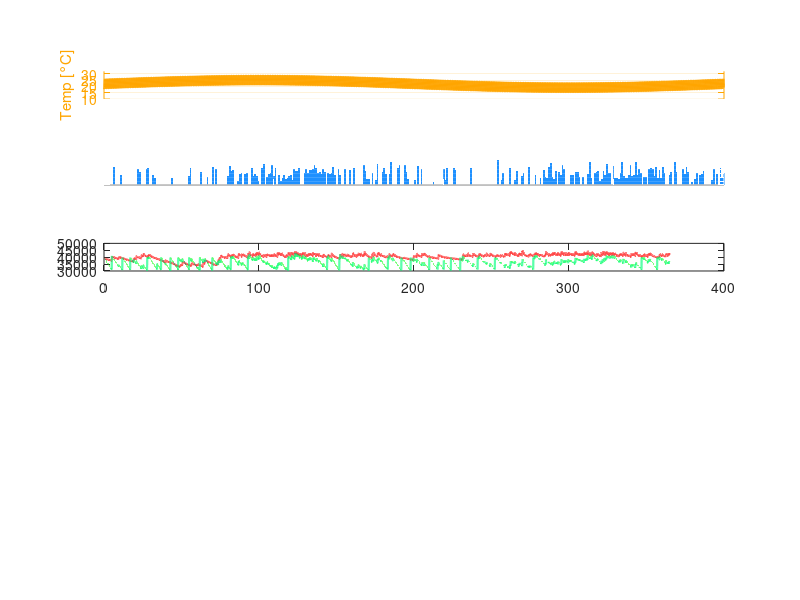

Reproduce this figure in MATLAB. (Note: this script raises an error after producing the figure.)
%% HYBRID IRRIGATION SIMULATION - LA MESA (by Sergio Andres Castro Acuna | github: scastroac@unal.edu.co)
clear; clc; close all;

%% 1. PARAMETERS (Site-Specific & Agronomic limits from LaTeX)
A_roof  = 195;       % [m^2]
A_soil  = 440;       % [m^2]
V_max   = 10000;     % [L]
V_min   = 1000;      % [L] Minimum volume for cavitation protection

% Shallow Clay-Loam Soil Properties (Class IV - 25cm depth)
H_sat   = 50600;     % [L] Saturation capacity
H_cc    = 39600;     % [L] Field capacity
H_min   = 31000;     % [L] 50% MAD threshold
H_pmp   = 22000;     % [L] Permanent Wilting Point
D_max   = 14.7;      % [L/min] Saturated drainage rate
gamma   = 2;         % [-] Drainage exponent
f_max   = 0.70;      % [-] Maximum infiltration factor

% Actuators & Evapotranspiration
Q_max   = 60;        % [L/min] Pump capacity
tau     = 2;         % [min] Upscaled actuator inertia
Ce      = 0.9;       % [-] Roof runoff coefficient
ET0     = 1.2;       % [L/min] Base ET for 'pastos limpios'
k_T     = 0.03;      % [1/degC] Empirical thermal sensitivity

% Temperature & Economics
T_ref   = 22.0; T_mean = 22.0; A_annual = 3.0; A_daily = 4.0;
Cost_m3 = 2122;      % [COP/m^3] November 2025 dated Volumetric tariff

%% 2. TIME, CLIMATE & THERMODYNAMIC WDEL COUPLING
days = 365; dt = 1;
t = 1:dt:(days*1440); N = length(t); t_days = t / 1440;
hour_of_day = mod(t_days * 24, 24);

% Temperature Modeling (Diurnal wave with 8-hour phase shift)
T_year = 365 * 1440;
T_t = T_mean + A_annual*sin(2*pi*t/T_year) + A_daily*sin(2*pi*(t - 480)/1440);

% WDEL Thermodynamic Coupling with Strict Aerodynamic Bounds
eta_t = 0.85 - 0.015 * (T_t - 18);
eta_t = max(0.70, min(0.85, eta_t)); 

% Nocturnal Irrigation Window Boolean (18:00 to 06:00)
W_t = (hour_of_day >= 18) | (hour_of_day <= 6);

% Bimodal Stochastic Rainfall Generator (191 days, 1213 mm)
rng(42); % Fixed seed for reproducibility
Rain_mm = zeros(1, N);
days_with_rain = false(1, 365);
while sum(days_with_rain) < 191
    day = randi([1, 365]);
    prob = 0.1 + 0.9*exp(-0.5*((day-115)/30)^2) + 0.9*exp(-0.5*((day-300)/30)^2);
    if rand() < prob && ~days_with_rain(day)
        days_with_rain(day) = true;
        start_idx = (day-1)*1440 + randi([1, 1300]);
        duration = randi([40, 80]); 
        intensity = 0.03 + rand()*0.11; 
        Rain_mm(start_idx : start_idx+duration) = intensity;
    end
end
total_generated = sum(Rain_mm);
Rain_mm = Rain_mm * (1213 / total_generated); % Normalize to exact annual total

%% 3. INITIALIZATION (STATE VECTOR DEFINITION: x = [V_r, H, m]^T)
% Conservative cold start for rain tank, ideal initial state for soil
V_tank = zeros(1, N); V_tank(1) = V_min; 
H_soil = zeros(1, N); H_soil(1) = H_cc;
m_state = zeros(1, N); % Discrete memory state (Layer 2 Automaton)

H_baseline = zeros(1, N); H_baseline(1) = H_cc;

q_r = zeros(1, N); q_a = zeros(1, N);
Cost_Real = zeros(1, N); Cost_Baseline = zeros(1, N);

%% 4. SIMULATION LOOP 
timer_duration = 30; % Baseline operation duration [min]

for k = 1:N-1
    % --- EVAPOTRANSPIRATION DYNAMICS (FAO-56 derived) ---
    if H_soil(k) >= H_min, Ks = 1;
    elseif H_soil(k) > H_pmp, Ks = (H_soil(k) - H_pmp) / (H_min - H_pmp);
    else, Ks = 0; end
    ET_actual = ET0 * Ks * (1 + k_T*(T_t(k) - T_ref));
    
    if H_baseline(k) >= H_min, Ks_base = 1;
    elseif H_baseline(k) > H_pmp, Ks_base = (H_baseline(k) - H_pmp) / (H_min - H_pmp);
    else, Ks_base = 0; end
    ET_base_actual = ET0 * Ks_base * (1 + k_T*(T_t(k) - T_ref));
    
    % --- VARIABLE INFILTRATION DYNAMICS ---
    if H_soil(k) <= H_cc
        f_inf_actual = f_max;
    else
        f_inf_actual = f_max * max(0, 1 - (H_soil(k) - H_cc)/(H_sat - H_cc));
    end
    
    if H_baseline(k) <= H_cc
        f_inf_base_actual = f_max;
    else
        f_inf_base_actual = f_max * max(0, 1 - (H_baseline(k) - H_cc)/(H_sat - H_cc));
    end

    % --- HYBRID CONTROLLER (Hierarchical Layers) ---
    
    % Layer 2: Regulatory Control (Hybrid Automaton Jump Map for m(t))
    if k > 1
        m_state(k) = m_state(k-1); % Inherit previous state (m(t^+) = m(t) 'otherwise' condition)
    end
    
    % Evaluate transition logic (Eq. 13)
    if H_soil(k) <= H_min && W_t(k) == 1
        m_state(k) = 1;
    elseif H_soil(k) >= H_cc || W_t(k) == 0
        m_state(k) = 0;
    end
    
    % Layer 3: Rain-Priority Dispatch Logic (Eq. 14)
    u_r = 0; u_a = 0;
    if m_state(k) == 1
        if V_tank(k) > V_min
            u_r = 1; 
        else
            u_a = 1; 
        end
    end
    
    % Actuator Inertia (Eq. 9)
    q_r(k+1) = q_r(k) + (dt/tau)*(Q_max*u_r - q_r(k));
    q_a(k+1) = q_a(k) + (dt/tau)*(Q_max*u_a - q_a(k));
    
    % --- TANK DYNAMICS & EXACT LCP COMPLEMENTARITY ---
    inflow = Ce * A_roof * Rain_mm(k);
    % Layer 1: Strict Cavitation Protection enforcement
    pump_draw = q_r(k) * (V_tank(k) >= V_min); 
    
    % Exact calculation of unconstrained volume to compute theoretical overflow
    V_unbounded = V_tank(k) + (inflow - pump_draw) * dt;
    if V_unbounded > V_max
        overflow = (V_unbounded - V_max) / dt;
        V_tank(k+1) = V_max;
    else
        overflow = 0;
        V_tank(k+1) = max(0, V_unbounded); % Safeguard lower bound
    end
    
    % --- DRAINAGE DYNAMICS ---
    if H_soil(k) > H_cc, D = D_max * ((H_soil(k) - H_cc)/(H_sat - H_cc))^gamma; else, D = 0; end
    if H_baseline(k) > H_cc, D_base = D_max * ((H_baseline(k) - H_cc)/(H_sat - H_cc))^gamma; else, D_base = 0; end
    
    % --- SOIL STATE UPDATE ---
    soil_in = eta_t(k) * (q_r(k) + q_a(k)) + (f_inf_actual * A_soil * Rain_mm(k));
    H_soil(k+1) = min(H_sat, max(0, H_soil(k) + (soil_in - ET_actual - D)*dt));
    
    % --- TRADITIONAL BASELINE UPDATE ---
    minute_of_day = mod(k, 1440);
    % Fair comparison: Baseline triggered inside nocturnal window (20:00 = min 1200)
    if minute_of_day >= 1200 && minute_of_day < 1200 + timer_duration
        q_a_baseline = Q_max; 
    else
        q_a_baseline = 0;
    end
    soil_in_baseline = eta_t(k) * q_a_baseline + (f_inf_base_actual * A_soil * Rain_mm(k));
    H_baseline(k+1) = min(H_sat, max(0, H_baseline(k) + (soil_in_baseline - ET_base_actual - D_base)*dt));
    
    % --- HYDRO-ECONOMIC OPEX TRACKING ---
    Cost_Real(k+1) = Cost_Real(k) + (q_a(k)/1000)*Cost_m3*dt;
    Cost_Baseline(k+1) = Cost_Baseline(k) + (q_a_baseline/1000)*Cost_m3*dt;
end

Savings = Cost_Baseline(end) - Cost_Real(end);
Percentage = (Savings / Cost_Baseline(end)) * 100;

%% 5. VISUALIZATION 1: MAIN DOCUMENT FIGURE
fig1 = figure('Color', 'k', 'Position', [10, 10, 950, 1400]);

% --- PANEL A: TEMPERATURE ---
subplot(6,1,1);
plot(t_days(1:60:end), T_t(1:60:end), 'Color', '#FFA500', 'LineWidth', 1.5);
ylabel('Temp [°C]'); title('(A) Temperature Profile (La Mesa Climatology)', 'Color', 'w');
set(gca, 'Color', 'k', 'XColor', 'w', 'YColor', '#FFA500'); grid on; xlim([0 365]); ylim([10 32]);

% --- PANEL B: RAINFALL ---
subplot(6,1,2);
daily_rain = sum(reshape(Rain_mm(1:365*1440), 1440, 365), 1);
bar(1:365, daily_rain, 'FaceColor', '#1E90FF', 'EdgeColor', 'none', 'BarWidth', 1);
ylabel('Rain [mm/day]'); title('(B) Bimodal Rainfall Profile', 'Color', 'w');
set(gca, 'Color', 'k', 'XColor', 'w', 'YColor', 'w'); grid on; xlim([0 365]);

% --- PANEL C: STORAGE REGULATION ---
subplot(6,1,3);
plot(t_days, H_baseline, 'Color', [1 0.2 0.2], 'LineWidth', 1.2); hold on;
plot(t_days, H_soil, 'Color', '#00FF7F', 'LineWidth', 1.5); 
yline(H_cc, '--w', 'H_{cc}', 'LabelHorizontalAlignment','left');
yline(H_min, '--y', 'H_{min} (MAD)', 'LabelHorizontalAlignment','left');
yline(H_pmp, '--r', 'H_{pmp} (PMP)', 'LabelHorizontalAlignment','left');
set(gca, 'Color', 'k', 'XColor', 'w', 'YColor', 'w');
ylabel('Storage [L]'); title('(C) Storage Regulation: Closed-Loop vs Open-Loop Timer', 'Color', 'w');
legend({'Baseline (Timer)', 'Hybrid System'}, 'TextColor', 'w', 'Color', 'k', 'Location', 'SouthWest');
grid on; xlim([0 365]); ylim([H_pmp*0.6, H_sat*1.05]); 

% --- PANEL D: RAIN TANK ---
subplot(6,1,4);
idx_a = 1:5:N; 
area(t_days(idx_a), V_tank(idx_a), 'FaceColor', 'cyan', 'FaceAlpha', 0.4, 'EdgeColor', 'cyan'); hold on;
yline(V_max, '--w', 'V_{max}', 'LabelHorizontalAlignment','left'); 
yline(V_min, 'r-', 'V_{min}', 'LabelHorizontalAlignment','left');
set(gca, 'Color', 'k', 'XColor', 'w', 'YColor', 'w');
ylabel('Volume [L]'); title('(D) Rain Tank Level', 'Color', 'w');
grid on; xlim([0 365]); ylim([0 V_max*1.15]);

% --- PANEL E: MONTHLY CONSUMPTION ---
subplot(6,1,5);
months = 1:12; usage_aq = zeros(1,12); usage_rn = zeros(1,12);
for m=1:12
    idx = (t_days >= (m-1)*30.41) & (t_days < m*30.41);
    usage_aq(m) = sum(q_a(idx)); usage_rn(m) = sum(q_r(idx));
end
b = bar(months, [usage_aq; usage_rn]', 'stacked');
b(1).FaceColor = '#FF00FF'; b(2).FaceColor = '#00FFFF'; b(1).EdgeColor = 'none'; b(2).EdgeColor = 'none';
set(gca, 'Color', 'k', 'XColor', 'w', 'YColor', 'w');
legend({'Aqueduct', 'Rain'}, 'TextColor', 'w', 'Color', 'k', 'Location', 'NorthWest');
ylabel('Litres'); title('(E) Monthly Consumption', 'Color', 'w'); grid on; xticks(1:12);

% --- PANEL F: ECONOMIC IMPACT ---
subplot(6,1,6);
plot(t_days, Cost_Baseline, 'r--', 'LineWidth', 2); hold on;
plot(t_days, Cost_Real, 'g-', 'LineWidth', 2);
idx_f = 1:10:N; fill([t_days(idx_f), fliplr(t_days(idx_f))], [Cost_Real(idx_f), fliplr(Cost_Baseline(idx_f))], 'y', 'FaceAlpha', 0.2, 'EdgeColor', 'none');
set(gca, 'Color', 'k', 'XColor', 'w', 'YColor', 'w');
ylabel('Cost [COP]'); xlabel('Day of Year');
title(sprintf('(F) Cumulative Expenditure (OPEX Savings): COP $%d (%.1f%%)', round(Savings), Percentage), 'Color', 'w');
legend({'Baseline', 'Hybrid', 'Savings'}, 'TextColor', 'w', 'Color', 'k', 'Location', 'NorthWest'); grid on; xlim([0 365]);
